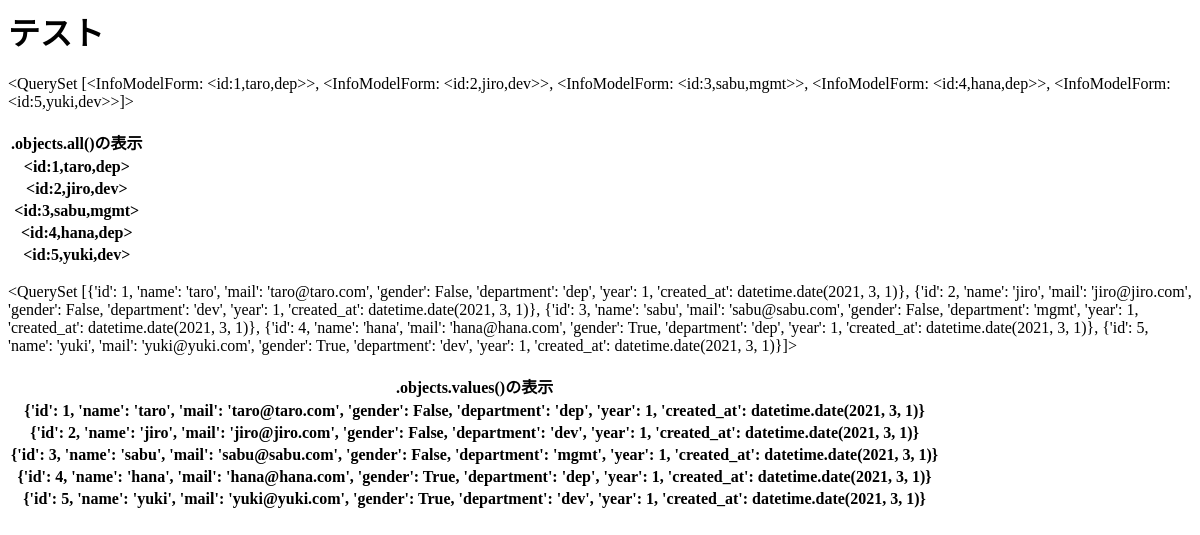
The page /info on the database as committed earlier.
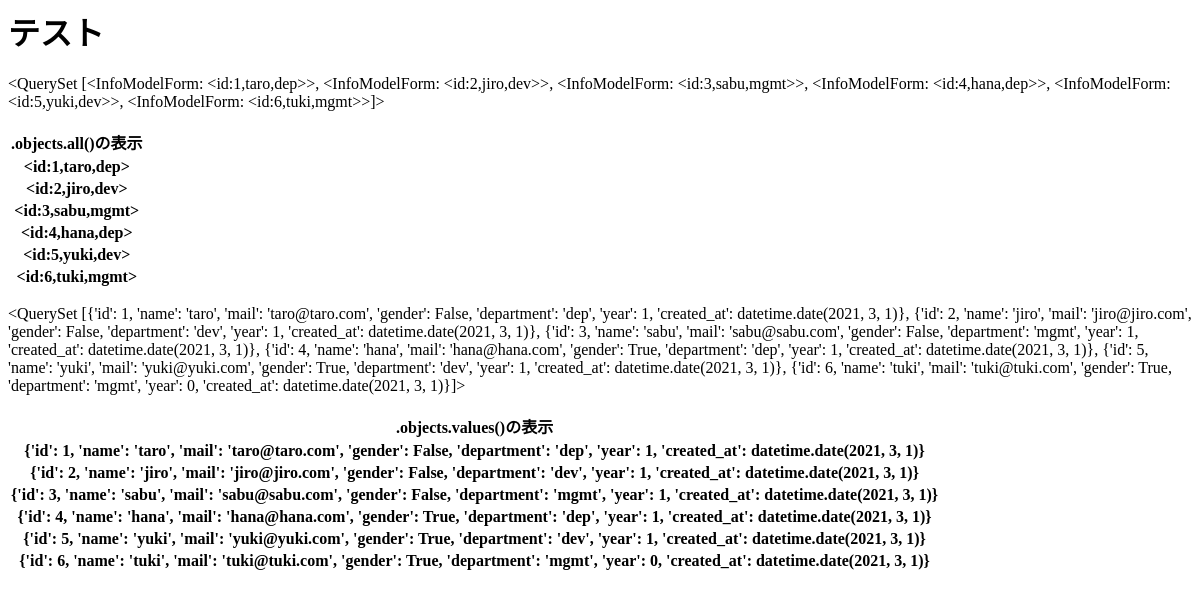
The same page on the database as committed later.
### webtestapp/models.py (models this page shows)
class InfoModelForm(models.Model):
    name = models.CharField('名前',max_length=255)
    mail = models.EmailField('メール',max_length=255)
    gender = models.BooleanField('性別')
    department = models.CharField('部署',max_length=255)
    year = models.IntegerField('社歴',default=0)
    created_at = models.DateField('作成日',default=timezone.now)
    def __str__(self):
        return '<id:' + str(self.id) + ',' + self.name + ',' + self.department + '>'

### webtestapp/views.py (the view)
# urls.py: path('info', views.info, name='info'),
def info(request):
    infodata = InfoModelForm.objects.all()
    infodata2 = InfoModelForm.objects.values()
    my_dict2 = {
        'title':'テスト',
        'val':infodata,
        'val2':infodata2,
    }
    return render(request, 'webtestapp/info.html',my_dict2)

### webtestapp/templates/webtestapp/info.html
    <h1>{{ title }}</h1>
    <p>{{ val }}</p>
    <table>
      <tr>
        <th>.objects.all()の表示</th>
      </tr>
    {% for i in val %}
    <tr>
      <th>{{ i }}</th>
    </tr>
    {% endfor %}
  </table>
  <p>{{ val2 }}</p>
  <table>
    <tr>
      <th>.objects.values()の表示</th>
    </tr>
  {% for i2 in val2 %}
  <tr>
    <th>{{ i2 }}</th>
  </tr>
  {% endfor %}
</table>

Rows that differ between the two databases and show on the page:
computed for InfoModelForm "<id:1,taro,dep>": id+name+department "…<id:3,sabu,mgmt>>, <InfoModelForm: <id:4,hana,dep>>, <InfoModelForm: <id:5,yuki,dev>>]>" → "…<id:3,sabu,mgmt>>, <InfoModelForm: <id:4,hana,dep>>, <InfoModelForm: <id:5,yuki,dev>>, <InfoModelForm: <id:6,tuki,mgmt>>]>"
added InfoModelForm: id+name+department "<id:6,tuki,mgmt>", i2 "{'id': 6, 'name': 'tuki', 'mail': 'tuki@tuki.com', 'gender': True, 'department': 'mgmt', 'year': 0, 'created_at': datetime.date(2021, 3, 1)}"
Other text that changed with them:
{{ val2 }}: "…1, 'created_at': datetime.date(2021, 3, 1)}]>" → "…1, 'created_at': datetime.date(2021, 3, 1)}, {'id': 6, 'name': 'tuki', 'mail': 'tuki@tuki.com', 'gender': True, 'department': 'mgmt', 'year': 0, 'created_at': datetime.date(2021, 3, 1)}]>"
